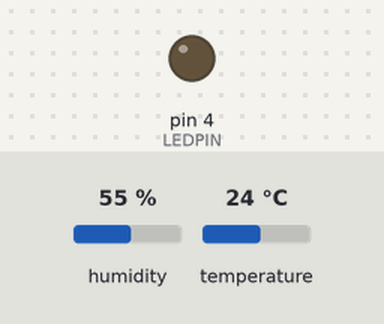
Bench run of a sketch on a simulated Arduino Uno, built with avr-gcc and run on an emulated ATmega328P. Parts: output pins drawn as LEDs (lit = HIGH). Dashed ring = blinking. The test bench sets the inputs (shaded band); at power-on: humidity 55 %, temperature 24 °C. What the sketch prints to the serial monitor is not drawn.

Above: at 4.8 s.
4.9 s: humidity set to 79 %
7.9 s: humidity set to 82 %
At 8.8 s:
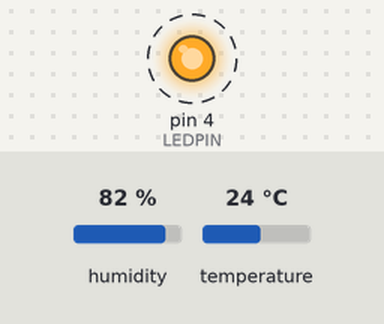
14.3 s: humidity set to 22 %
At 14.9 s:
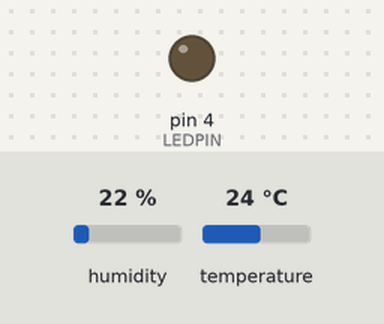
17.3 s: humidity set to 88 %
At 18.8 s:
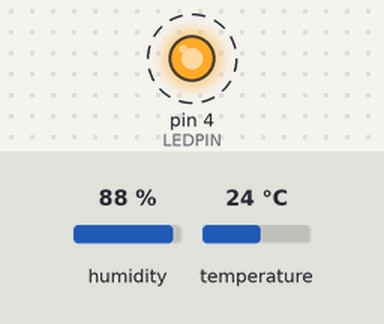
Timing chart, 0 to 24.6 s (numbered marks = the images above; inputs shaded):
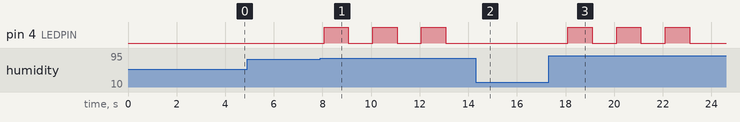

Measured:
- the behaviour switches between 80 and 81 % on humidity (found by bisection; images 0 and 1)
- after the input at 4.9 s, every drawn part: stays the same
- after the input at 7.9 s, pin 4 (LEDPIN): alternates HIGH for 1.0 s and LOW for 1.0 s, starting after 0.17 s
- after the input at 14.3 s, pin 4 (LEDPIN): stays LOW (without the input it goes to HIGH after 1.8 s)
- after the input at 17.3 s, pin 4 (LEDPIN): alternates HIGH for 1.0 s and LOW for 1.0 s, starting after 0.80 s

The sketch:

DHTtester_withLED.ino
```cpp
// Example testing sketch for various DHT humidity/temperature sensors
// Written by ladyada, public domain

#include "DHT.h"

#define DHTPIN 5     // what digital pin we're connected to
#define LEDPIN 4
// Uncomment whatever type you're using!
//#define DHTTYPE DHT11   // DHT 11
#define DHTTYPE DHT22   // DHT 22  (AM2302), AM2321
//#define DHTTYPE DHT21   // DHT 21 (AM2301)

// Connect pin 1 (on the left) of the sensor to +5V
// NOTE: If using a board with 3.3V logic like an Arduino Due connect pin 1
// to 3.3V instead of 5V!
// Connect pin 2 of the sensor to whatever your DHTPIN is
// Connect pin 4 (on the right) of the sensor to GROUND
// Connect a 10K resistor from pin 2 (data) to pin 1 (power) of the sensor

// Initialize DHT sensor.
// Note that older versions of this library took an optional third parameter to
// tweak the timings for faster processors.  This parameter is no longer needed
// as the current DHT reading algorithm adjusts itself to work on faster procs.
DHT dht(DHTPIN, DHTTYPE);

void setup() {
  Serial.begin(9600);
  Serial.println("DHTxx test!");
  pinMode(LEDPIN, OUTPUT);
  dht.begin();
}

void loop() {
  // Wait a few seconds between measurements.
  delay(2000);

  // Reading temperature or humidity takes about 250 milliseconds!
  // Sensor readings may also be up to 2 seconds 'old' (its a very slow sensor)
  float h = dht.readHumidity();
  // Read temperature as Celsius (the default)
  float t = dht.readTemperature();
  // Read temperature as Fahrenheit (isFahrenheit = true)
  float f = dht.readTemperature(true);

  // Check if any reads failed and exit early (to try again).
  if (isnan(h) || isnan(t) || isnan(f)) {
    Serial.println("Failed to read from DHT sensor!");
    return;
  }

  // Compute heat index in Fahrenheit (the default)
  float hif = dht.computeHeatIndex(f, h);
  // Compute heat index in Celsius (isFahreheit = false)
  float hic = dht.computeHeatIndex(t, h, false);

  Serial.print("Humidity: ");
  Serial.print(h);
  if (h > 80) {
    for (int i = 0; i < 3; i++) {
      digitalWrite(LEDPIN, HIGH);
      delay(1000);
      digitalWrite(LEDPIN, LOW);
      delay(1000);
    }
  }


  Serial.print(" %\t");
  Serial.print("Temperature: ");
  Serial.print(t);
  Serial.print(" *C ");
  Serial.print(f);
  Serial.print(" *F\t");
  Serial.print("Heat index: ");
  Serial.print(hic);
  Serial.print(" *C ");
  Serial.print(hif);
  Serial.println(" *F");
}
```
